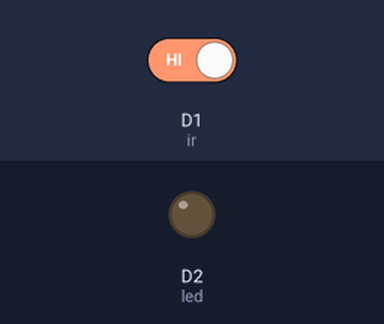
The sketch below on a simulated ESP8266 (NodeMCU). On the bench: output pins drawn as LEDs (lit = HIGH). Dashed ring = blinking. The inputs (shaded band) are chosen by the test bench; at power-on: D1 (ir) HIGH.

Above: at 1.5 s.
1.6 s: D1 (ir) driven LOW
At 1.92 s:
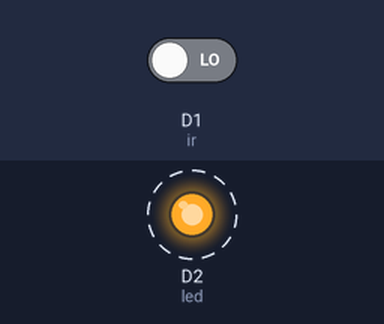
4.6 s: D1 (ir) driven HIGH
At 4.6 s:
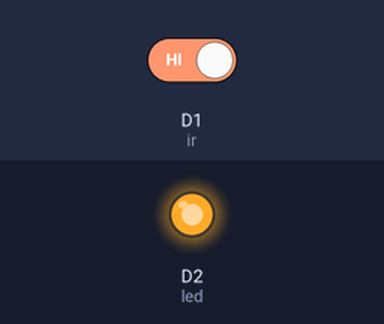
Timing chart, 0 to 7.6 s (numbered marks = the images above; inputs shaded):
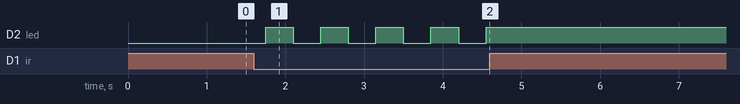

Measured:
- after the input at 1.6 s, D2 (led): alternates HIGH for 0.35 s and LOW for 0.35 s, starting after 0.15 s
- after the input at 4.6 s, D2 (led): stops changing and stays HIGH

The sketch:

IR_LED.ino
```cpp
/***************************************************
        IR Sensor - LED digitalRead Example
                  #TEAM Pi BOTS
               FOLLOW AND SUPPORT
                    @pi_bots

         CONTACT FOR TECHNICAL ASSISTANCE
                   Instagram
           -------------------------
            >>  @at_mega_328p
            >>  @tech.xplorer
            >>  @__the_limitless__
 ****************************************************/

int ir = D1;            // Define IR Sensor Pin
int led = D2;           // Define LED Pin
int irval;              // Variable to store IR sensor Value
int state = 0;          // Variable To store the IR switch State

void setup() {

  pinMode(ir, INPUT);       // Enable IR Sensor pin as INPUT
  pinMode(led, OUTPUT);     // Enable LED Pin as OUTPUT


}

void loop() {


  irval = digitalRead(ir);
  if (irval == LOW) {
  if (state == 0) {         // change state if sensor reads low
      state = 1;
    }
    else {
      state = 0;
    }
  }
  if (state == 1) {
    digitalWrite(led, HIGH);      //  turn on led if state is equal to one.
  }
  else if (state == 0) {
    digitalWrite(led, LOW);
  }

  delay(350);


}
```
